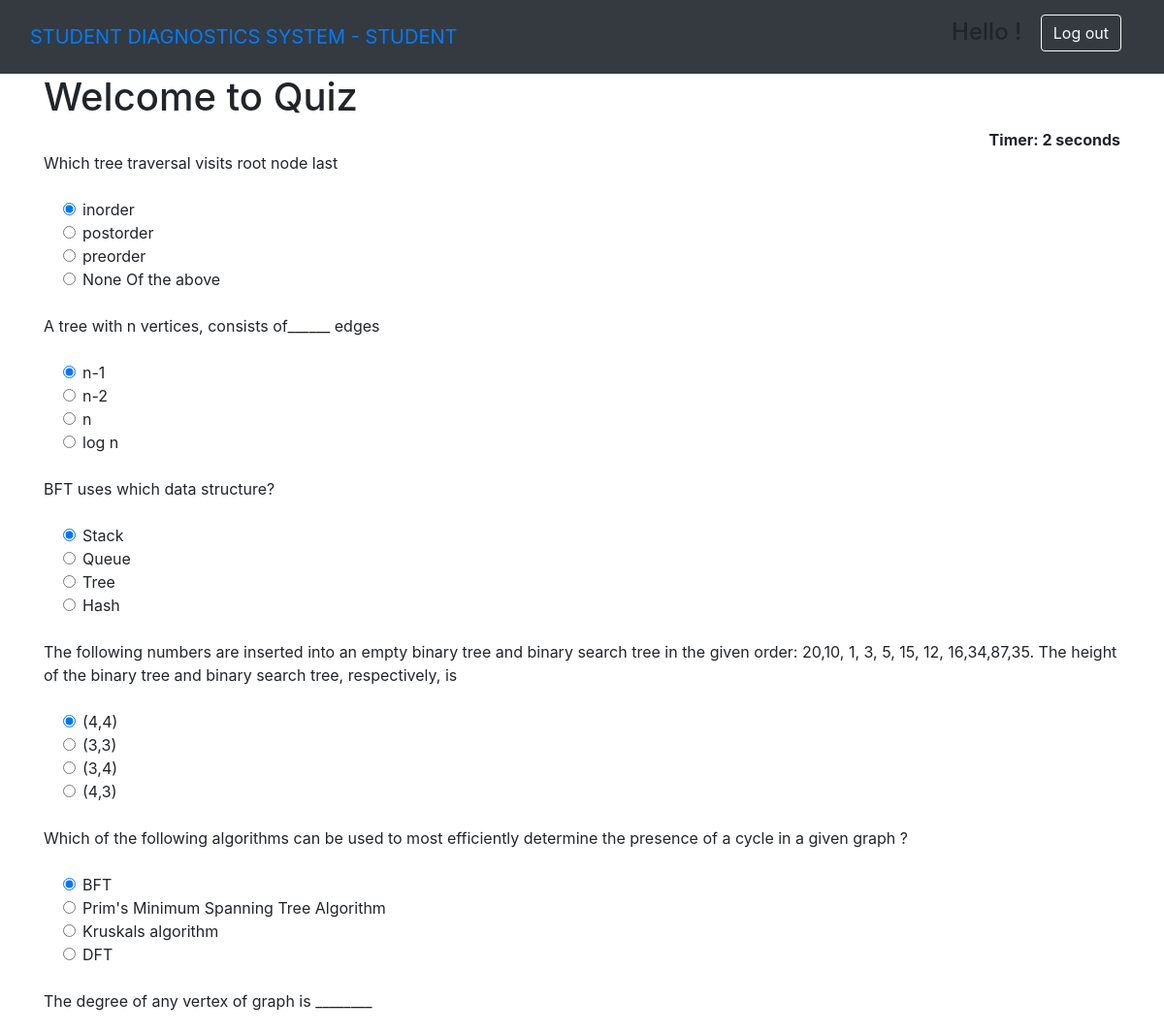
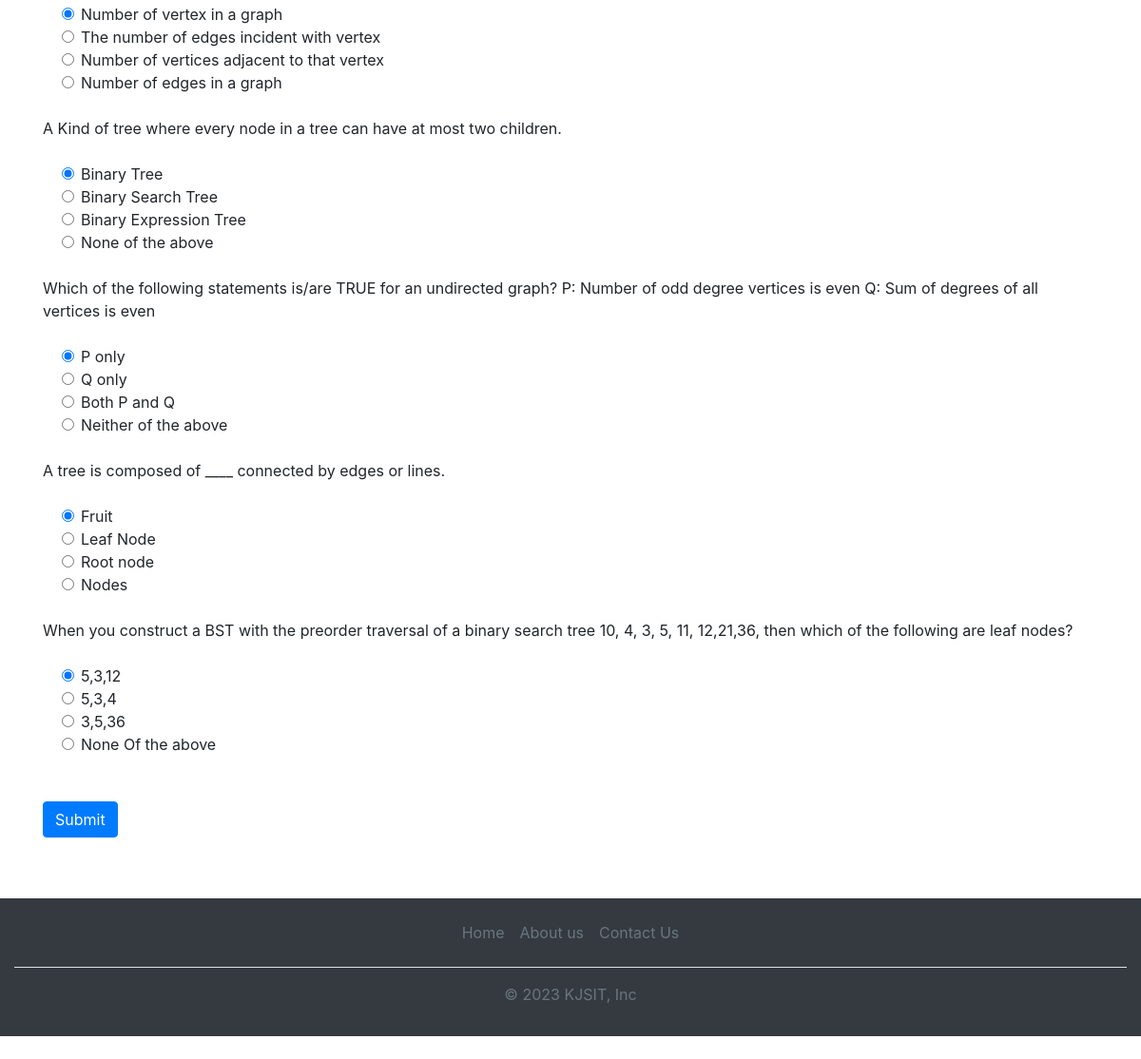
The page /DSA (signed in) on the database its author committed (2 pictures, top to bottom).
### home/models.py (models this page shows, shortened)
class questions(models.Model):
    subject=models.CharField(max_length=100)
    topic=models.CharField(max_length=100)
    question=models.CharField(max_length=1000)
    op1=models.CharField(max_length=1000)
    op2=models.CharField(max_length=1000)
    op3=models.CharField(max_length=1000)
    op4=models.CharField(max_length=1000)
    correct=models.CharField(max_length=100)
    diff=models.CharField(max_length=100)

### home/views.py (the view)
# urls.py: path('DSA',views.DSA, name='DSA'),
@login_required(login_url='loginstudent')
def DSA(request):
    if request.method == 'POST':
        print(request.POST)
        question1=questions.objects.filter(subject='DSA').order_by('?')[:10]
        score=0
        wrong=0
        correct=0
        total=0
        for q in question1:
            total+=1
            print(request.POST.get(q.question))
            print(q.correct)
            print()
            if q.correct ==  request.POST.get(q.question):
                score+=10
                correct+=1
            else:
                wrong+=1
        percent = score/(total*10) *100
        res=result(score=score,datee=datetime.today(),subject="DSA")
        res.save()
        average_score = result.objects.filter(subject='DSA').aggregate(Avg('score'))['score__avg']
        average_score = round(average_score, 2)
        average_score=average_score/(total*10) *100
        context = {
            'score':score,
            'time': request.POST.get('timer'),
            'correct':correct,
            'wrong':wrong,
            'percent':percent,
            'total':total,
            'average':average_score,
        }
        return render(request,'student/result.html',context)
    else:
        question1=questions.objects.filter(subject='DSA').order_by('?')[:10]
        context = {
            'question1':question1
        }
        return render(request,'student/DSA.html',context)

### templates/student/DSA.html (shortened to what this page needs)
{% extends 'student/dependencies.html' %}
{% block content %}
{% load static %}
<div class="container ">
<h1>Welcome to Quiz</h1>
<div align="right " id="displaytimer"><b>Timer: 0 seconds</b></div>
 <form method='post' action=''>
    {% for q  in question1%}
    <div class="form-group">
      <label for="question">{{q.question}}</label>
    </div>
    <div class="form-check">
        <div class="form-check">
            <input class="form-check-input" type="radio" name="{{q.question}}" id="gridRadios1" value="{{q.op1}}" checked>
            <label class="form-check-label" for="gridRadios1">
                {{q.op1}}
            </label>
        </div>
        <div class="form-check">
            <input class="form-check-input" type="radio" name="{{q.question}}" id="gridRadios2" value="{{q.op2}}">
            <label class="form-check-label" for="gridRadios2">
                {{q.op2}}
            </label>
        </div>
        <div class="form-check">
            <input class="form-check-input" type="radio" name="{{q.question}}" id="gridRadios1" value="{{q.op3}}">
            <label class="form-check-label" for="gridRadios1">
                {{q.op3}}
            </label>
        </div>
        <div class="form-check">
            <input class="form-check-input" type="radio" name="{{q.question}}" id="gridRadios2" value="{{q.op4}}">
            <label class="form-check-label" for="gridRadios2">
                {{q.op4}}
            </label>
        </div>
        <br>
    </div>
    {% endfor %}
    <br>
    <button type="submit" class="btn btn-primary">Submit</button>
  </form>
</div>
{% endblock %}

### rows shown on the page
questions: question "Which tree traversal visits root node last", op1 "inorder", op2 "postorder", op3 "preorder", op4 "None Of the above"
questions: question "A tree with n vertices, consists of______ edges", op1 "n-1", op2 "n-2", op3 "n", op4 "log n"
questions: question "BFT uses which data structure?", op1 "Stack", op2 "Queue", op3 "Tree", op4 "Hash"
questions: question "The following numbers are inserted into an empty binary tree and binary search tree in the given order: 20,10, 1, 3, 5, 15, 12, 16,34,87,35. The height of the binary tree and binary search tree, respectively, is", op1 "(4,4)", op2 "(3,3)", op3 "(3,4)", op4 "(4,3)"
questions: question "Which of the following algorithms can be used to most efficiently determine the presence of a cycle in a given graph ?", op1 "BFT", op2 "Prim's Minimum Spanning Tree Algorithm", op3 "Kruskals algorithm", op4 "DFT"
questions: question "The degree of any vertex of graph is ________", op1 "Number of vertex in a graph", op2 "The number of edges incident with vertex", op3 "Number of vertices adjacent to that vertex", op4 "Number of edges in a graph"
questions: question "A Kind of tree where every node in a tree can have at most two children.", op1 "Binary Tree", op2 "Binary Search Tree", op3 "Binary Expression Tree", op4 "None of the above"
questions: question "Which of the following statements is/are TRUE for an undirected graph? P: Number of odd degree vertices is even Q: Sum of degrees of all vertices is even", op1 "P only", op2 "Q only", op3 "Both P and Q", op4 "Neither of the above"
questions: question "A tree is composed of ____ connected by edges or lines.", op1 "Fruit", op2 "Leaf Node", op3 "Root node", op4 "Nodes"
questions: question "When you construct a BST with the preorder traversal of a binary search tree 10, 4, 3, 5, 11, 12,21,36, then which of the following are leaf nodes?", op1 "5,3,12", op2 "5,3,4", op3 "3,5,36", op4 "None Of the above"
